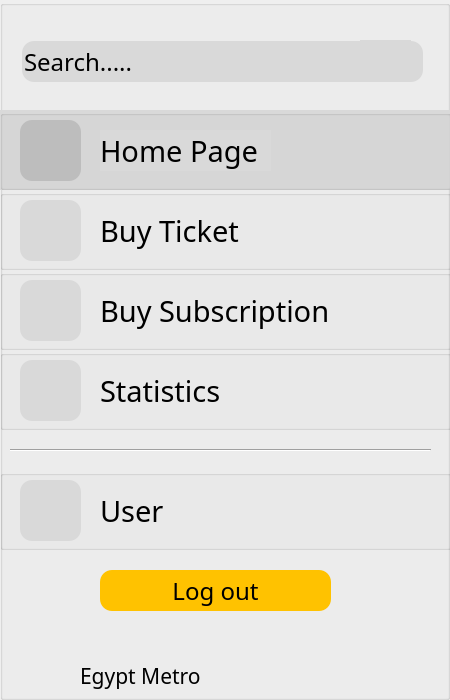
  <widget class="QGroupBox" name="groupBox">
   <property name="geometry">
    <rect>
     <x>0</x>
     <y>0</y>
     <width>450</width>
     <height>700</height>
    </rect>
   </property>
   <property name="title">
    <string/>
   </property>
   <widget class="QLineEdit" name="search">
    <property name="geometry">
     <rect>
      <x>22</x>
      <y>41</y>
      <width>401</width>
      <height>41</height>
     </rect>
    </property>
    <property name="font">
     <font>
      <family>Baskerville Old Face</family>
      <pointsize>18</pointsize>
     </font>
    </property>
    <property name="styleSheet">
     <string notr="true">background-color: #D9D9D9;
border-radius: 12;
color: black;</string>
    </property>
    <property name="text">
     <string>Search.....</string>
    </property>
   </widget>
   <widget class="QLabel" name="searchicon">
    <property name="geometry">
     <rect>
      <x>360</x>
      <y>40</y>
      <width>51</width>
      <height>41</height>
     </rect>
    </property>
    <property name="styleSheet">
     <string notr="true">background-color: #D9D9D9;</string>
    </property>
    <property name="text">
     <string/>
    </property>
   </widget>
   <widget class="QGroupBox" name="groupBox_2">
    <property name="geometry">
     <rect>
      <x>0</x>
      <y>110</y>
      <width>451</width>
      <height>80</height>
     </rect>
    </property>
    <property name="styleSheet">
     <string notr="true">background-color: #D9D9D9;</string>
    </property>
    <property name="title">
     <string/>
    </property>
    <widget class="QLabel" name="label">
     <property name="geometry">
      <rect>
       <x>20</x>
       <y>10</y>
       <width>61</width>
       <height>61</height>
      </rect>
     </property>
     <property name="styleSheet">
      <string notr="true">background-color: #BDBDBD;
border-radius: 12;
</string>
     </property>
     <property name="text">
      <string/>
     </property>
    </widget>
    <widget class="QLabel" name="home">
     <property name="geometry">
      <rect>
       <x>30</x>
       <y>20</y>
       <width>49</width>
       <height>41</height>
      </rect>
     </property>
     <property name="styleSheet">
      <string notr="true">background-color: #BDBDBD;</string>
     </property>
     <property name="text">
      <string/>
     </property>
    </widget>
    <widget class="QLabel" name="label_2">
     <property name="geometry">
      <rect>
       <x>100</x>
       <y>20</y>
       <width>171</width>
       <height>41</height>
      </rect>
     </property>
     <property name="font">
      <font>
       <family>BAXAUTRIAL</family>
       <pointsize>22</pointsize>
      </font>
     </property>
     <property name="text">
      <string>Home Page</string>
     </property>
    </widget>
   </widget>
   <widget class="QGroupBox" name="groupBox_3">
    <property name="geometry">
     <rect>
      <x>0</x>
      <y>190</y>
      <width>451</width>
      <height>80</height>
     </rect>
    </property>
    <property name="title">
     <string/>
    </property>
    <widget class="QLabel" name="label_3">
     <property name="geometry">
      <rect>
       <x>20</x>
       <y>10</y>
       <width>61</width>
       <height>61</height>
      </rect>
     </property>
     <property name="styleSheet">
      <string notr="true">background-color: #D9D9D9;
border-radius: 12;</string>
     </property>
     <property name="text">
      <string/>
     </property>
    </widget>
    <widget class="QLabel" name="ticket">
     <property name="geometry">
      <rect>
       <x>30</x>
       <y>20</y>
       <width>49</width>
       <height>41</height>
      </rect>
     </property>
     <property name="styleSheet">
      <string notr="true">background-color: #D9D9D9;
</string>
     </property>
     <property name="text">
      <string/>
     </property>
    </widget>
    <widget class="QLabel" name="label_4">
     <property name="geometry">
      <rect>
       <x>100</x>
       <y>20</y>
       <width>171</width>
       <height>41</height>
      </rect>
     </property>
     <property name="font">
      <font>
       <family>BAXAUTRIAL</family>
       <pointsize>22</pointsize>
      </font>
     </property>
     <property name="text">
      <string>Buy Ticket</string>
     </property>
    </widget>
   </widget>
   <widget class="QGroupBox" name="groupBox_4">
    <property name="geometry">
     <rect>
      <x>0</x>
      <y>270</y>
      <width>451</width>
      <height>80</height>
     </rect>
    </property>
    <property name="title">
     <string/>
    </property>
    <widget class="QLabel" name="label_5">
     <property name="geometry">
      <rect>
       <x>20</x>
       <y>10</y>
       <width>61</width>
       <height>61</height>
      </rect>
     </property>
     <property name="styleSheet">
      <string notr="true">background-color: #D9D9D9;
border-radius: 12;</string>
     </property>
     <property name="text">
      <string/>
     </property>
    </widget>
    <widget class="QLabel" name="sub">
     <property name="geometry">
      <rect>
       <x>30</x>
       <y>20</y>
       <width>49</width>
       <height>41</height>
      </rect>
     </property>
     <property name="styleSheet">
      <string notr="true">background-color: #D9D9D9;</string>
     </property>
     <property name="text">
      <string/>
     </property>
    </widget>
    <widget class="QLabel" name="label_6">
     <property name="geometry">
      <rect>
       <x>100</x>
       <y>20</y>
       <width>251</width>
       <height>41</height>
      </rect>
     </property>
     <property name="font">
      <font>
       <family>BAXAUTRIAL</family>
       <pointsize>22</pointsize>
      </font>
     </property>
     <property name="text">
      <string>Buy Subscription</string>
     </property>
    </widget>
   </widget>
   <widget class="QGroupBox" name="groupBox_5">
    <property name="geometry">
     <rect>
      <x>0</x>
      <y>350</y>
      <width>451</width>
      <height>80</height>
     </rect>
    </property>
    <property name="title">
     <string/>
    </property>
    <widget class="QLabel" name="label_7">
     <property name="geometry">
      <rect>
       <x>20</x>
       <y>10</y>
       <width>61</width>
       <height>61</height>
      </rect>
     </property>
     <property name="styleSheet">
      <string notr="true">background-color: #D9D9D9;
border-radius: 12;</string>
     </property>
     <property name="text">
      <string/>
     </property>
    </widget>
    <widget class="QLabel" name="state">
     <property name="geometry">
      <rect>
       <x>30</x>
       <y>20</y>
       <width>49</width>
       <height>41</height>
      </rect>
     </property>
     <property name="styleSheet">
      <string notr="true">background-color: #D9D9D9;</string>
     </property>
     <property name="text">
      <string/>
     </property>
    </widget>
    <widget class="QLabel" name="label_8">
     <property name="geometry">
      <rect>
       <x>100</x>
       <y>20</y>
       <width>171</width>
       <height>41</height>
      </rect>
     </property>
     <property name="font">
      <font>
       <family>BAXAUTRIAL</family>
       <pointsize>22</pointsize>
      </font>
     </property>
     <property name="text">
      <string>Statistics</string>
     </property>
    </widget>
   </widget>
   <widget class="QGroupBox" name="groupBox_6">
    <property name="geometry">
     <rect>
      <x>0</x>
      <y>470</y>
      <width>451</width>
      <height>80</height>
     </rect>
    </property>
    <property name="title">
     <string/>
    </property>
    <widget class="QLabel" name="label_9">
     <property name="geometry">
      <rect>
       <x>20</x>
       <y>10</y>
       <width>61</width>
       <height>61</height>
      </rect>
     </property>
     <property name="styleSheet">
      <string notr="true">background-color: #D9D9D9;
border-radius: 12;</string>
     </property>
     <property name="text">
      <string/>
     </property>
    </widget>
    <widget class="QLabel" name="user">
     <property name="geometry">
      <rect>
       <x>30</x>
       <y>20</y>
       <width>49</width>
       <height>41</height>
      </rect>
     </property>
     <property name="styleSheet">
      <string notr="true">background-color: #D9D9D9;</string>
     </property>
     <property name="text">
      <string/>
     </property>
    </widget>
    <widget class="QLabel" name="label_10">
     <property name="geometry">
      <rect>
       <x>100</x>
       <y>20</y>
       <width>171</width>
       <height>41</height>
      </rect>
     </property>
     <property name="font">
      <font>
       <family>BAXAUTRIAL</family>
       <pointsize>22</pointsize>
      </font>
     </property>
     <property name="text">
      <string>User</string>
     </property>
    </widget>
   </widget>
   <widget class="Line" name="line">
    <property name="geometry">
     <rect>
      <x>10</x>
      <y>440</y>
      <width>421</width>
      <height>20</height>
     </rect>
    </property>
    <property name="orientation">
     <enum>Qt::Horizontal</enum>
    </property>
   </widget>
   <widget class="QPushButton" name="pushButton">
    <property name="geometry">
     <rect>
      <x>100</x>
      <y>570</y>
      <width>231</width>
      <height>41</height>
     </rect>
    </property>
    <property name="font">
     <font>
      <family>BAXAUTRIAL</family>
      <pointsize>18</pointsize>
     </font>
    </property>
    <property name="styleSheet">
     <string notr="true">background-color: #FFC200;
border-radius: 12;
color: black;</string>
    </property>
    <property name="text">
     <string>Log out</string>
    </property>
   </widget>
   <widget class="QLabel" name="metro">
    <property name="geometry">
     <rect>
      <x>10</x>
      <y>640</y>
      <width>61</width>
      <height>51</height>
     </rect>
    </property>
    <property name="text">
     <string/>
    </property>
   </widget>
   <widget class="QLabel" name="label_12">
    <property name="geometry">
     <rect>
      <x>80</x>
      <y>660</y>
      <width>131</width>
      <height>31</height>
     </rect>
    </property>
    <property name="font">
     <font>
      <family>BAXAUTRIAL</family>
      <pointsize>16</pointsize>
     </font>
    </property>
    <property name="text">
     <string>Egypt Metro</string>
    </property>
   </widget>
  </widget>
